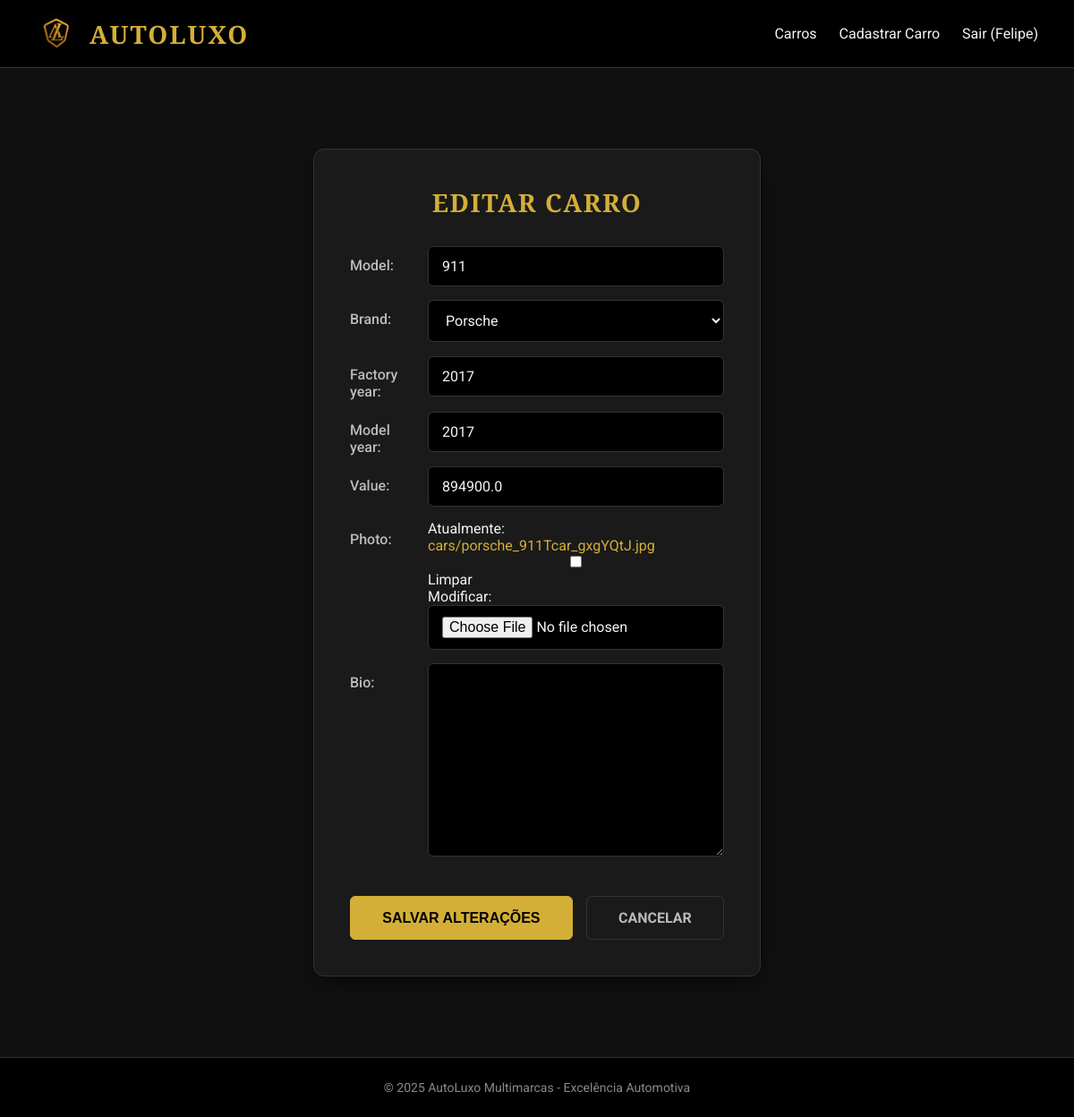
The page /car/5/update (signed in) on the database its author committed.
### cars/models.py (models this page shows, shortened)
class Car(models.Model):
    model = models.CharField(max_length=200)
    brand = models.ForeignKey(Brand, on_delete=models.PROTECT, related_name='Car_brand')
    factory_year = models.IntegerField(blank=True, null=True)
    model_year = models.IntegerField(blank=True, null=True)
    value = models.FloatField(blank=True, null=True)
    photo = models.ImageField(upload_to='cars/', blank=True, null=True)
    bio = models.TextField(blank=True, null=True)

### cars/views.py (the view)
# urls.py: path('car/<int:pk>/update', CarUptadeView.as_view(), name='car_uptade'),
@method_decorator(login_required(login_url='login'), name='dispatch')
class CarUptadeView(UpdateView):
    model = Car
    form_class = CarModelForm
    template_name = 'car_uptade.html'
    success_url = '/cars/'

### cars/forms.py (shortened to what this page needs)
class CarModelForm(forms.ModelForm):
    class Meta:
        model = Car
        fields = '__all__'

### cars/models.py (called while the page is built)
    def __str__(self):
        return self.name

### cars/templates/car_uptade.html (shortened to what this page needs)
{% extends "base.html" %}
{% block content %}
<div class="form-container">
    <form method="post" enctype="multipart/form-data">
        <h1>Editar Carro</h1>
        <table>
            {{ form.as_table }}
        </table>
        <div class="action-buttons">
            <input type="submit" value="Salvar Alterações" class="btn btn-primary">
            <a href="{% url 'cars' %}" class="btn btn-secondary">Cancelar</a>
        </div>
    </form>
</div>
{% endblock %}

### app/templates/base.html (shortened to what this page needs)
{% load static %}
<!DOCTYPE html>
<html lang="pt-br">
<head>
    <link rel="stylesheet" href="{% static 'css/style.css' %}">
</head>
<body>
    <header>
        <div class="nav-container">
            <div class="logo">
                <a href="{% url 'cars' %}">
                    <img src="{% static 'images/image.png' %}" alt="Logo da AutoLuxo">
                    <h1>AutoLuxo</h1>
                </a>
            </div>
            <nav>
                <ul>
                    <li><a href="{% url 'cars' %}">Carros</a></li>
                    {% if user.is_authenticated %}
                    <li><a href="{% url 'new_car' %}">Cadastrar Carro</a></li>
                    <li><a href="{% url 'logout' %}">Sair ({{ user.username }})</a></li>
                    {% else %}
                    <li><a href="{% url 'register' %}">Cadastre-se</a></li>
                    <li><a href="{% url 'login' %}">Login</a></li>
                    {% endif %}
                </ul>
            </nav>
        </div>
    </header>
    <main>
        {% block content %}{% endblock %}
    </main>
    <footer>
        <p>&copy; 2025 AutoLuxo Multimarcas - Excelência Automotiva</p>
    </footer>
</body>
</html>

### app/static/css/style.css (style rules this page uses)
:root { --cor-preto-fundo: #111111; --cor-preto-card: #1a1a1a; --cor-dourado: #d4af37; --cor-dourado-hover: #b38e2e; --cor-branco-texto: #f5f5f5; --cor-cinza-texto: #bbb; --cor-borda: #333; --font-principal: 'Playfair Display', serif; --font-secundaria: 'Roboto', sans-serif; }
.action-buttons { display: flex; gap: 15px; }
.btn { flex-grow: 1; padding: 14px 20px; text-align: center; text-decoration: none; font-size: 16px; font-weight: bold; border-radius: 6px; text-transform: uppercase; transition: all 0.3s ease; cursor: pointer; }
.btn-primary { background-color: var(--cor-dourado); color: #000; border: 1px solid var(--cor-dourado); }
* { margin: 0; padding: 0; box-sizing: border-box; }
html, body { height: 100%; }
body { display: flex; flex-direction: column; font-family: var(--font-secundaria); background-color: var(--cor-preto-fundo); color: var(--cor-branco-texto); }
main { flex: 1; padding: 40px 20px; }
a { color: var(--cor-dourado); text-decoration: none; }
header { background-color: #000; padding: 15px 40px; border-bottom: 1px solid var(--cor-borda); }
.nav-container { display: flex; justify-content: space-between; align-items: center; max-width: 1400px; margin: 0 auto; }
.logo a { display: flex; align-items: center; gap: 15px; text-decoration: none; }
.logo img { height: 45px; width: auto; }
.logo h1 { font-family: var(--font-principal); color: var(--cor-dourado); font-size: 28px; letter-spacing: 2px; text-transform: uppercase; margin: 0; }
nav ul { list-style: none; display: flex; align-items: center; gap: 25px; }
nav ul li a { color: var(--cor-branco-texto); text-decoration: none; font-size: 16px; padding: 10px 0; position: relative; transition: color 0.3s ease; }
nav ul li a::after { content: ''; position: absolute; width: 0; height: 2px; bottom: 0; left: 0; background-color: var(--cor-dourado); transition: width 0.3s ease; }
.form-container { max-width: 500px; margin: 50px auto; background-color: var(--cor-preto-card); padding: 40px; border-radius: 12px; border: 1px solid var(--cor-borda); box-shadow: 0 8px 25px rgba(0, 0, 0, 0.5); }
footer { background-color: #000; color: #888; padding: 25px; text-align: center; font-size: 14px; border-top: 1px solid var(--cor-borda); }

### rows shown on the page
Car: model "911", brand "Porsche", factory_year "2017", model_year "2017", value "894900.0"

### other values the page prints
{{ user.username }} "Felipe"
